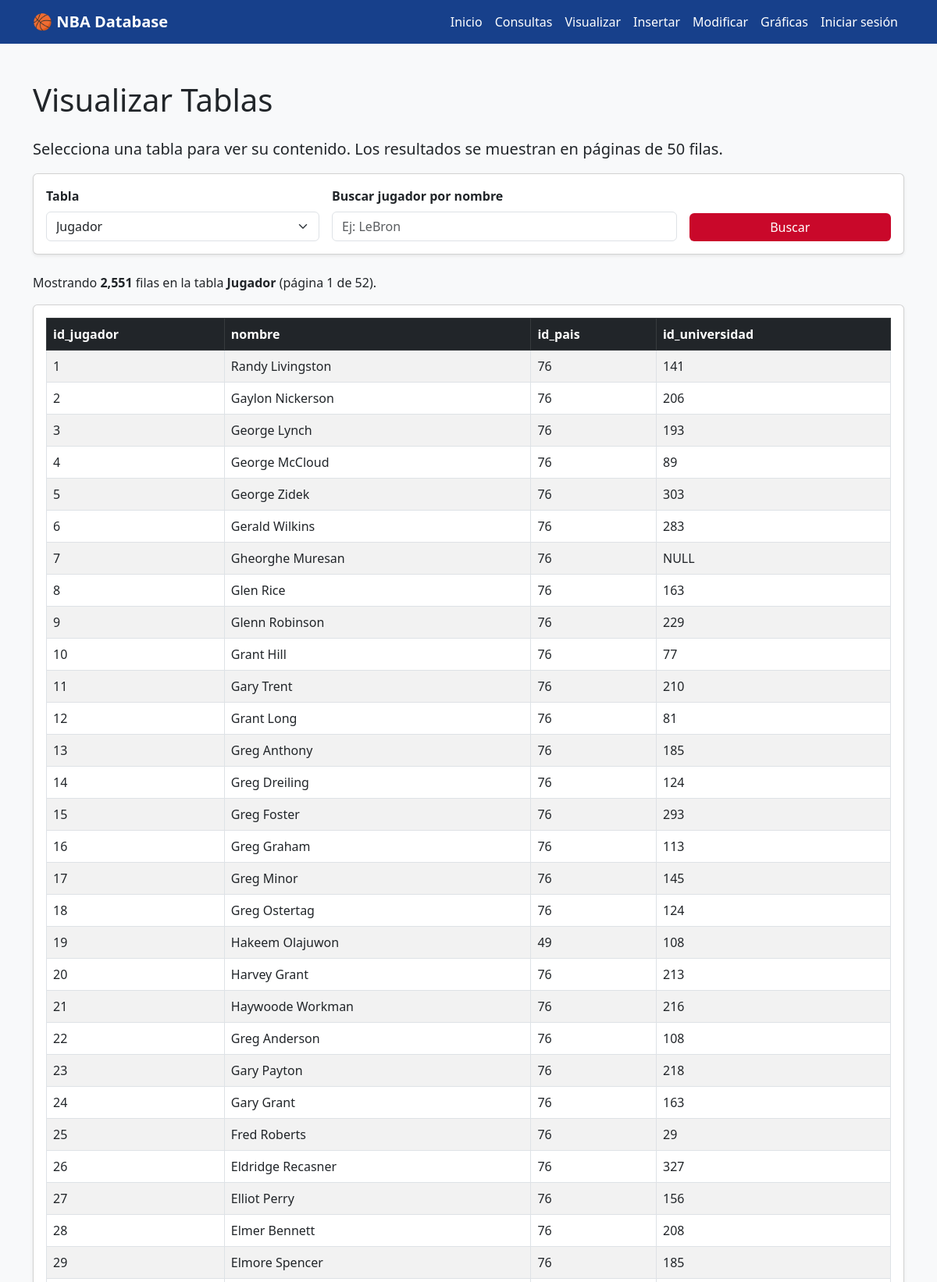
The page /visualizar.php (upper part) on the database its author committed.
### tables this page shows
CREATE TABLE Jugador (
    id_jugador      INT AUTO_INCREMENT PRIMARY KEY,
    nombre          VARCHAR(100) NOT NULL,
    id_pais         INT NOT NULL,
    id_universidad  INT NULL,
    FOREIGN KEY (id_pais)        REFERENCES Pais(id_pais),
    FOREIGN KEY (id_universidad) REFERENCES Universidad(id_universidad)
);

### web/visualizar.php (the view, shortened to what this page needs)
<?php
require 'config.php';
$tablas_disponibles = [
    'Pais', 'Universidad', 'Equipo', 'Temporada',
    'Jugador', 'JugadorDrafteado', 'JugadorNoDrafteado',
    'EstadisticasTemporada', 'EstadisticasAvanzadas'
];
$tabla = $_GET['tabla'] ?? 'Jugador';
$busqueda = trim($_GET['busqueda'] ?? '');
$por_pagina = 50;
$pagina = max(1, (int)($_GET['pagina'] ?? 1));
$offset = ($pagina - 1) * $por_pagina;
$where = '';
$res_count = $conn->query("SELECT COUNT(*) AS total FROM $tabla $where");
$total_filas = $res_count->fetch_assoc()['total'];
$total_paginas = max(1, (int)ceil($total_filas / $por_pagina));
$sql = "SELECT * FROM $tabla $where LIMIT $por_pagina OFFSET $offset";
$resultado = $conn->query($sql);
?>
<!DOCTYPE html>
<html lang="es">
<head>
    <link href="https://cdn.jsdelivr.net/npm/bootstrap@5.3.0/dist/css/bootstrap.min.css" rel="stylesheet">
</head>
<body>
<nav class="navbar navbar-expand-lg navbar-nba">
    <div class="container">
        <a class="navbar-brand fw-bold" href="index.php">🏀 NBA Database</a>
        <div class="collapse navbar-collapse">
            <ul class="navbar-nav ms-auto">
                <li class="nav-item"><a class="nav-link" href="index.php">Inicio</a></li>
                <li class="nav-item"><a class="nav-link" href="queries.php">Consultas</a></li>
                <li class="nav-item"><a class="nav-link" href="visualizar.php">Visualizar</a></li>
                <li class="nav-item"><a class="nav-link" href="insertar.php">Insertar</a></li>
                <li class="nav-item"><a class="nav-link" href="modificar.php">Modificar</a></li>
                <li class="nav-item"><a class="nav-link" href="graficas.php">Gráficas</a></li>
                <?php if (isset($_SESSION['usuario'])): ?>
                    <li class="nav-item"><span class="nav-link">👤 <?= htmlspecialchars($_SESSION['usuario']) ?></span></li>
                    <li class="nav-item"><a class="nav-link" href="logout.php">Cerrar sesión</a></li>
                <?php else: ?>
                    <li class="nav-item"><a class="nav-link" href="login.php">Iniciar sesión</a></li>
                <?php endif; ?>
            </ul>
        </div>
    </div>
</nav>
<div class="container my-5">
    <h1 class="mb-4">Visualizar Tablas</h1>
    <p class="lead">Selecciona una tabla para ver su contenido. Los resultados se muestran en páginas de <?= $por_pagina ?> filas.</p>
    <div class="card shadow-sm mb-4">
        <div class="card-body">
            <form method="GET" class="row g-3 align-items-end">
                <div class="col-md-4">
                    <label class="form-label fw-bold">Tabla</label>
                    <select name="tabla" class="form-select" onchange="this.form.submit()">
                        <?php foreach ($tablas_disponibles as $t): ?>
                            <option value="<?= $t ?>" <?= ($t === $tabla) ? 'selected' : '' ?>><?= $t ?></option>
                        <?php endforeach; ?>
                    </select>
                </div>
                <?php if ($tabla === 'Jugador'): ?>
                <div class="col-md-5">
                    <label class="form-label fw-bold">Buscar jugador por nombre</label>
                    <input type="text" name="busqueda" class="form-control" value="<?= htmlspecialchars($busqueda) ?>" placeholder="Ej: LeBron">
                </div>
                <div class="col-md-3">
                    <button type="submit" class="btn btn-nba w-100">Buscar</button>
                </div>
                <?php endif; ?>
            </form>
        </div>
    </div>
    <p>Mostrando <strong><?= number_format($total_filas) ?></strong> filas en la tabla <strong><?= $tabla ?></strong>
       (página <?= $pagina ?> de <?= $total_paginas ?>).</p>
    <div class="card shadow-sm mb-4">
        <div class="card-body">
            <?php if ($resultado && $resultado->num_rows > 0): ?>
                <div class="table-responsive">
                    <table class="table table-striped table-hover table-bordered">
                        <thead class="table-dark">
                            <tr>
                                <?php while ($campo = $resultado->fetch_field()): ?>
                                    <th><?= htmlspecialchars($campo->name) ?></th>
                                <?php endwhile; ?>
                            </tr>
                        </thead>
                        <tbody>
                            <?php while ($fila = $resultado->fetch_assoc()): ?>
                                <tr>
                                    <?php foreach ($fila as $valor): ?>
                                        <td><?= htmlspecialchars($valor ?? 'NULL') ?></td>
                                    <?php endforeach; ?>
                                </tr>
                            <?php endwhile; ?>
                        </tbody>
                    </table>
                </div>
            <?php else: ?>
                <div class="alert alert-warning">No hay resultados para mostrar.</div>
            <?php endif; ?>
        </div>
    </div>
</div>
</body>
</html>

### web/visualizar.php (style rules this page uses)
body { background-color: #f8f9fa; }
.navbar-nba { background-color: #17408B; }
.navbar-nba .navbar-brand, .navbar-nba .nav-link { color: white; }
.btn-nba { background-color: #C9082A; color: white; border: none; }

### rows shown on the page
jugador: id_jugador "1", nombre "Randy Livingston", id_pais "76", id_universidad "141"
jugador: id_jugador "2", nombre "Gaylon Nickerson", id_pais "76", id_universidad "206"
jugador: id_jugador "3", nombre "George Lynch", id_pais "76", id_universidad "193"
jugador: id_jugador "4", nombre "George McCloud", id_pais "76", id_universidad "89"
jugador: id_jugador "5", nombre "George Zidek", id_pais "76", id_universidad "303"
jugador: id_jugador "6", nombre "Gerald Wilkins", id_pais "76", id_universidad "283"
jugador: id_jugador "7", nombre "Gheorghe Muresan", id_pais "76", valor "NULL"
jugador: id_jugador "8", nombre "Glen Rice", id_pais "76", id_universidad "163"
jugador: id_jugador "9", nombre "Glenn Robinson", id_pais "76", id_universidad "229"
jugador: id_jugador "10", nombre "Grant Hill", id_pais "76", id_universidad "77"
jugador: id_jugador "11", nombre "Gary Trent", id_pais "76", id_universidad "210"
jugador: id_jugador "12", nombre "Grant Long", id_pais "76", id_universidad "81"
jugador: id_jugador "13", nombre "Greg Anthony", id_pais "76", id_universidad "185"
jugador: id_jugador "14", nombre "Greg Dreiling", id_pais "76", id_universidad "124"
jugador: id_jugador "15", nombre "Greg Foster", id_pais "76", id_universidad "293"
jugador: id_jugador "16", nombre "Greg Graham", id_pais "76", id_universidad "113"
jugador: id_jugador "17", nombre "Greg Minor", id_pais "76", id_universidad "145"
jugador: id_jugador "18", nombre "Greg Ostertag", id_pais "76", id_universidad "124"
jugador: id_jugador "19", nombre "Hakeem Olajuwon", id_pais "49", id_universidad "108"
jugador: id_jugador "20", nombre "Harvey Grant", id_pais "76", id_universidad "213"
jugador: id_jugador "21", nombre "Haywoode Workman", id_pais "76", id_universidad "216"
jugador: id_jugador "22", nombre "Greg Anderson", id_pais "76", id_universidad "108"
jugador: id_jugador "23", nombre "Gary Payton", id_pais "76", id_universidad "218"
jugador: id_jugador "24", nombre "Gary Grant", id_pais "76", id_universidad "163"
jugador: id_jugador "25", nombre "Fred Roberts", id_pais "76", id_universidad "29"
jugador: id_jugador "26", nombre "Eldridge Recasner", id_pais "76", id_universidad "327"
jugador: id_jugador "27", nombre "Elliot Perry", id_pais "76", id_universidad "156"
jugador: id_jugador "28", nombre "Elmer Bennett", id_pais "76", id_universidad "208"
jugador: id_jugador "29", nombre "Elmore Spencer", id_pais "76", id_universidad "185"

### other values the page prints
$por_pagina "50"
$total_filas "2,551"
$tabla "Jugador"
$pagina "1"
$total_paginas "52"
$campo->name "id_jugador"
$campo->name "nombre"
$campo->name "id_pais"
$campo->name "id_universidad"
form field tabla "Jugador"
